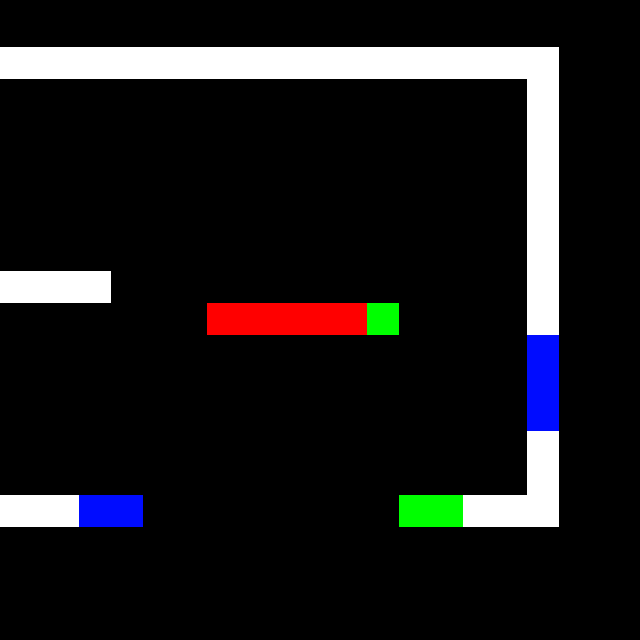

This game map was drawn from its Tiled (.tmx) file and the tilesets committed beside it. A one-line description and the trimmed map source follow:
An orthogonal 20x20 tile map with 32x32 px tiles, 1 tile layer (Layer 1).

<map version="1.0" tiledversion="1.0.2" orientation="orthogonal" renderorder="right-down" width="20" height="20" tilewidth="32" tileheight="32" nextobjectid="1">
 <properties>
  <property name="playerX" type="int" value="1" />
  <property name="playerY" type="int" value="13" />
 </properties>
 <tileset firstgid="1" source="debug.tsx" />
 <layer name="Layer 1" width="20" height="20" offsetx="-81" offsety="47">
  <data>[400 cells, 69 non-empty, 4 distinct tile ids]</data>
 </layer>
</map>